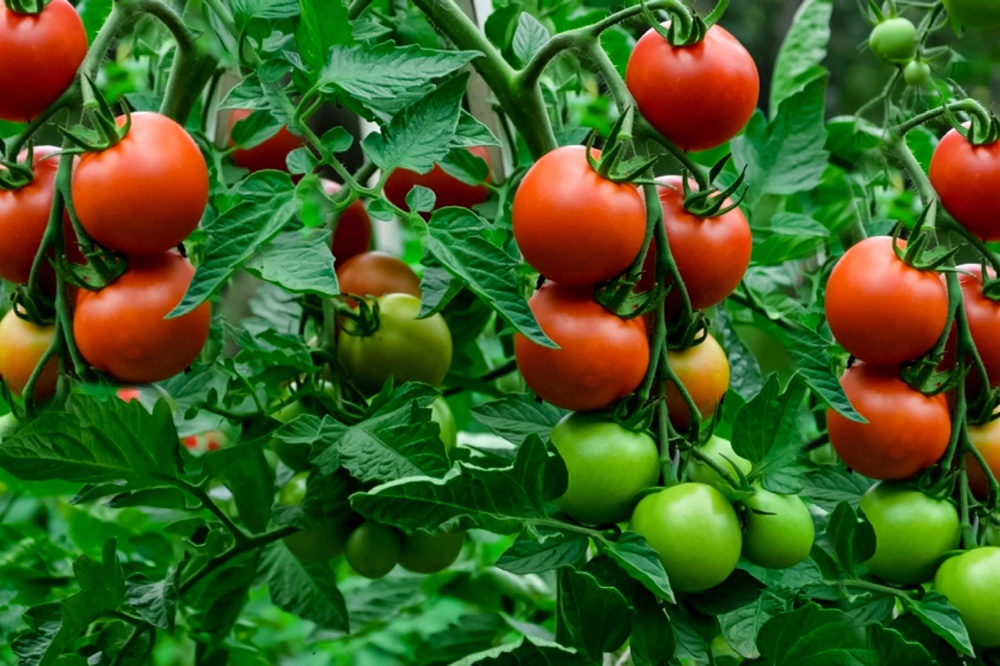
#> input picture growing_tomatoes.jpg, 1000 x 666 px, shrunk from 5750 x 3827 before the run
$ jupyter execute OpenCV_Practice_2.ipynb
#> lines starting #> are read from the running program, lines starting #| are printed output that depends on the picture
Following types of files are supported in OpenCV library:

* Windows bitmaps – *.bmp, *.dib
* JPEG files – *.jpeg, *.jpg
* Portable Network Graphics – *.png
* WebP – *.webp
* Sun rasters – *.sr, *.ras
* TIFF files – *.tiff, *.tif
* Raster and Vector geospatial data supported by GDAL

### Reading an image in OpenCV using Python

[cell 1]
# Python code to read image
import cv2

# To read image from disk, we use
# cv2.imread function, in below method,
img = cv2.imread("growing_tomatoes.jpg", cv2.IMREAD_COLOR)
#> img is the input picture: shape (666, 1000, 3); mean B, G, R 34.1, 92.9, 64

# Creating GUI window to display an image on screen
# first Parameter is windows title (should be in string format)
# Second Parameter is image array
cv2.imshow("image", img)

# To hold the window on screen, we use cv2.waitKey method
# Once it detected the close input, it will release the control
# To the next line
# First Parameter is for holding screen for specified milliseconds
# It should be positive integer. If 0 pass an parameter, then it will
# hold the screen until user close it.
cv2.waitKey(0)

# It is for removing/deleting created GUI window from screen
# and memory
cv2.destroyAllWindows()

[cell 2]
#import cv2, numpy and matplotlib libraries
import cv2
import numpy as np
import tkinter as tk
import matplotlib.pyplot as plt
import matplotlib
matplotlib.use('TkAgg')
img=cv2.imread("growing_tomatoes.jpg")
#Displaying image using plt.imshow() method
plt.imshow(img)

#hold the window
plt.waitforbuttonpress()
plt.close('all')

Note: See the difference in colors of images read by cv2 and matplotlib library. Because cv2 uses BGR color format and matplotlib uses RGB color format. To convert BGR to RGB, we us a function:

[cell 3]
#import cv2, numpy and matplotlib libraries
import cv2
import numpy as np
import matplotlib.pyplot as plt
img=cv2.imread("growing_tomatoes.jpg")

# Converting BGR color to RGB color format
RGB_img = cv2.cvtColor(img, cv2.COLOR_BGR2RGB)

#Displaying image using plt.imshow() method
plt.imshow(RGB_img)

# hold the window
plt.waitforbuttonpress()
plt.close('all')

Opening in grayscale mode

[cell 4]
# Python program to explain cv2.imread() method

# importing cv2
import cv2

# path
path = r'growing_tomatoes.jpg'

# Using cv2.imread() method
# Using 0 to read image in grayscale mode
img = cv2.imread(path, cv2.IMREAD_GRAYSCALE)
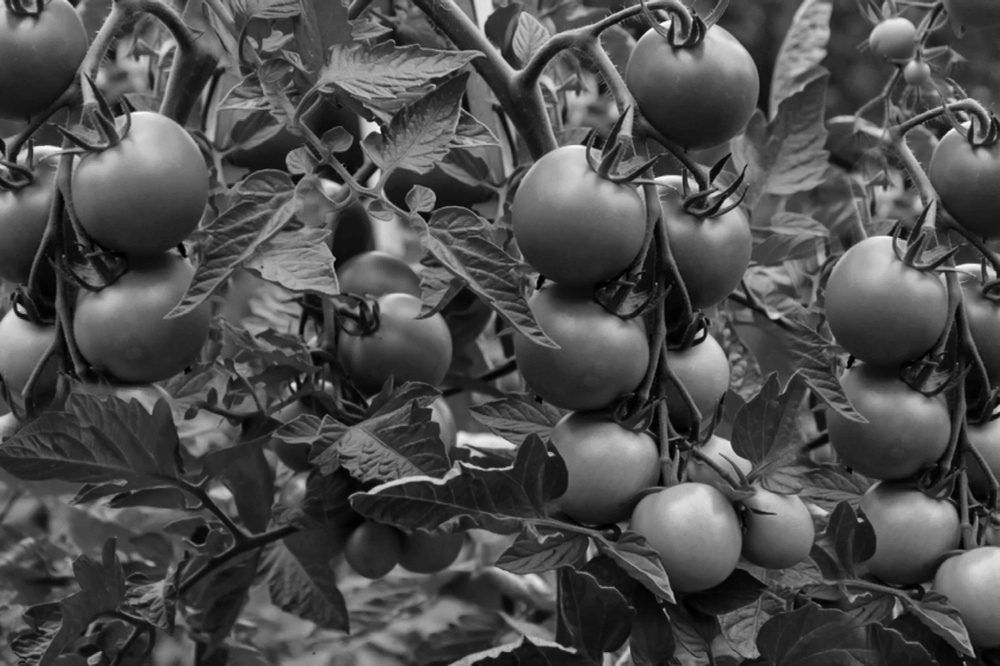
#> img: shape (666, 1000); min 0, max 255, mean 77.5

# Displaying the image
cv2.imshow('image', img)
cv2.waitKey(0)
cv2.destroyAllWindows()


$ run again, with apple-fruit.jpg copied over growing_tomatoes.jpg
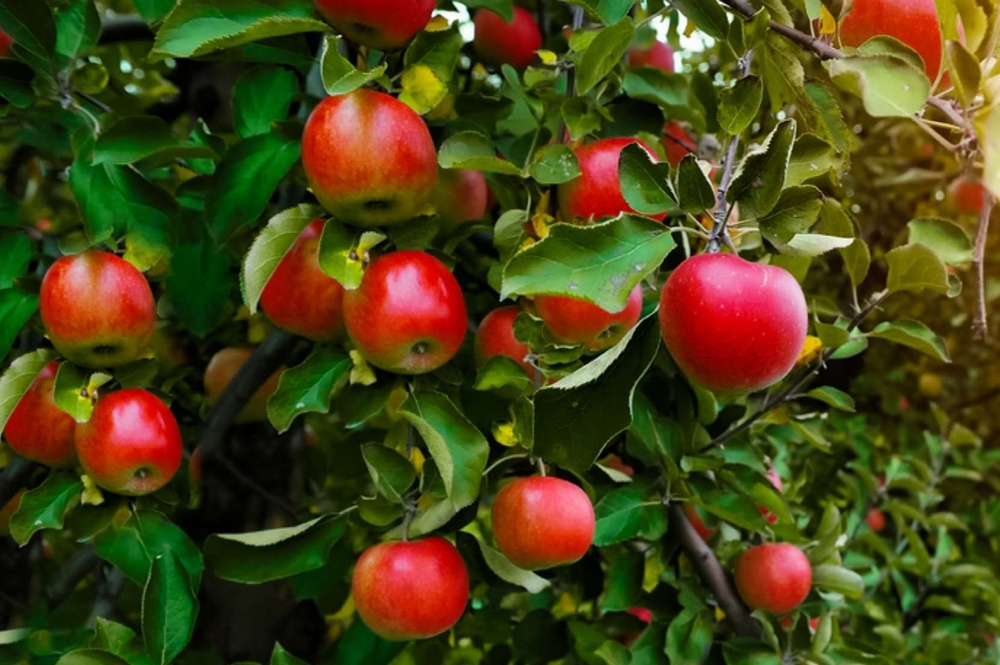
#> input picture apple-fruit.jpg, 1000 x 665 px, shrunk from 1662 x 1106 before the run
#> img is the input picture: shape (665, 1000, 3); mean B, G, R 22.2, 66.9, 74.3
#> `img = cv2.imread(path, cv2.IMREAD_GRAYSCALE)`:
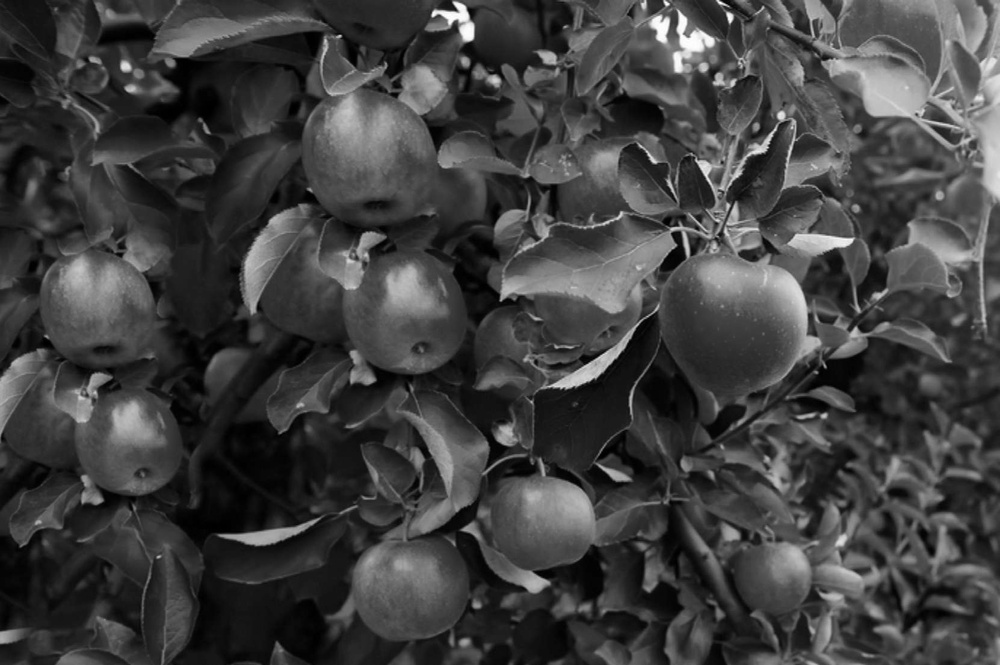
#> img: shape (665, 1000); min 0, max 255, mean 64

$ run again, with bear.jpg copied over growing_tomatoes.jpg
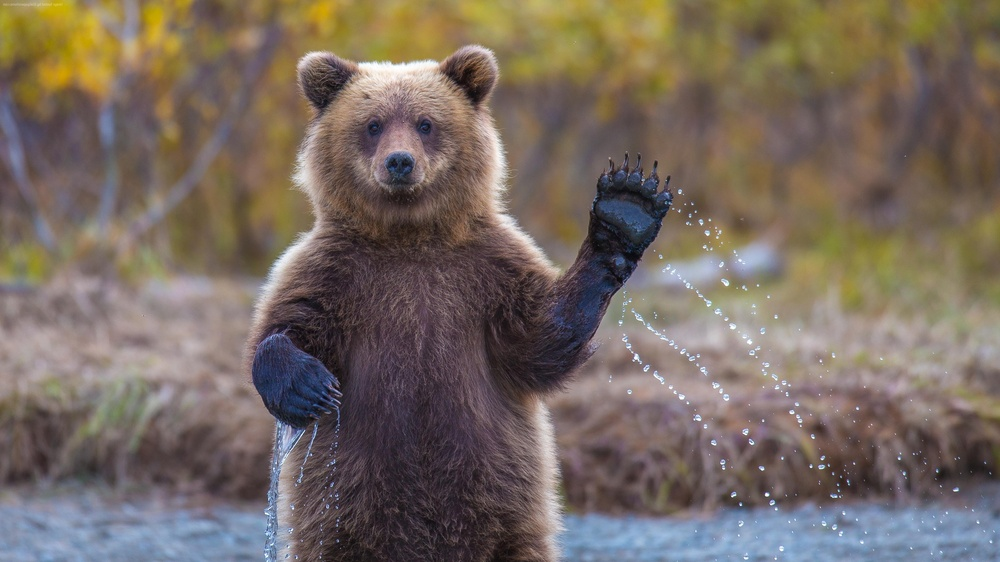
#> input picture bear.jpg, 1000 x 562 px, shrunk from 3840 x 2160 before the run
#> img is the input picture: shape (562, 1000, 3); mean B, G, R 96.8, 106.2, 118.6
#> `img = cv2.imread(path, cv2.IMREAD_GRAYSCALE)`:
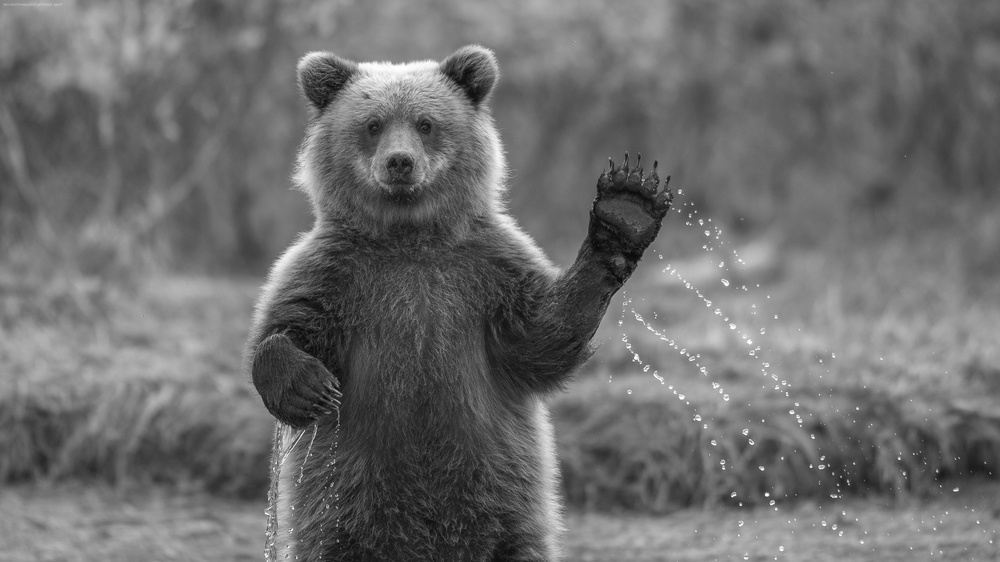
#> img: shape (562, 1000); min 7, max 255, mean 108.8
